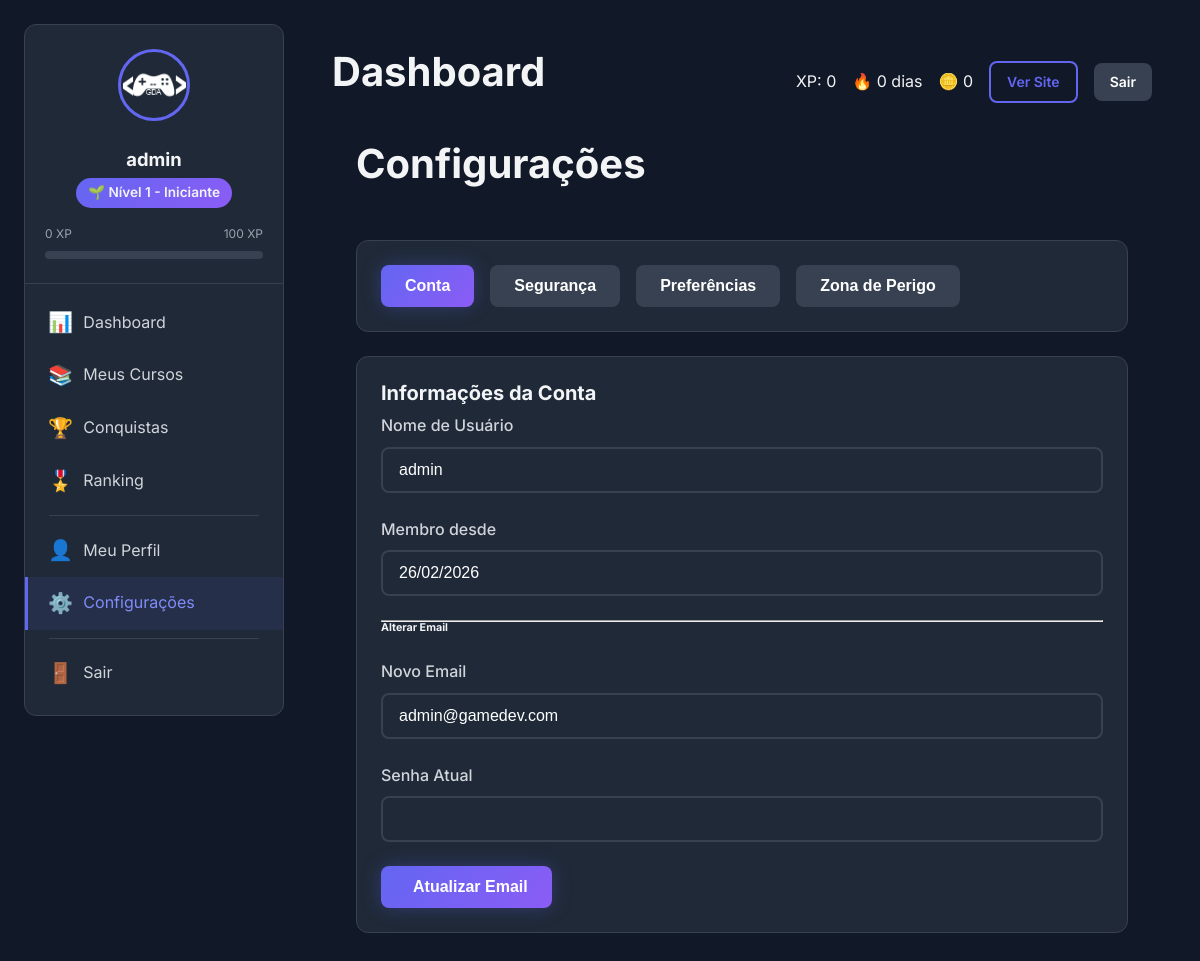
Screenshot of /user/settings.php (signed in) with the database file from the repository.
### tables this page shows
CREATE TABLE `users` (
    `id`                        INT UNSIGNED       NOT NULL AUTO_INCREMENT,
    `name`                      VARCHAR(100)       NOT NULL                          COMMENT 'Nome de exibição',
    `full_name`                 VARCHAR(200)       DEFAULT NULL                      COMMENT 'Nome completo',
    `first_name`                VARCHAR(100)       DEFAULT NULL                      COMMENT 'Primeiro nome',
    `last_name`                 VARCHAR(100)       DEFAULT NULL                      COMMENT 'Sobrenome',
    `username`                  VARCHAR(50)        NOT NULL                          COMMENT 'Username único',
    `email`                     VARCHAR(150)       NOT NULL                          COMMENT 'Email único para login',
    `password`                  VARCHAR(255)       NOT NULL                          COMMENT 'Hash bcrypt da senha',
    `role`                      ENUM('student','instructor','admin','super_admin')
                                                   NOT NULL DEFAULT 'student'        COMMENT 'Papel do usuário',
    `avatar`                    VARCHAR(500)       DEFAULT NULL                      COMMENT 'URL da foto de perfil',
    `bio`                       TEXT               DEFAULT NULL                      COMMENT 'Biografia',
    `phone`                     VARCHAR(20)        DEFAULT NULL                      COMMENT 'Telefone com DDD',
    `website`                   VARCHAR(255)       DEFAULT NULL                      COMMENT 'Site pessoal',
    `social_github`             VARCHAR(255)       DEFAULT NULL,
    `social_linkedin`           VARCHAR(255)       DEFAULT NULL,
    `social_twitter`            VARCHAR(255)       DEFAULT NULL,
    `social_youtube`            VARCHAR(255)       DEFAULT NULL,
    `specialization`            VARCHAR(255)       DEFAULT NULL                      COMMENT 'Área de especialização',
    `total_points`              INT UNSIGNED       NOT NULL DEFAULT 0                COMMENT 'Cache pontos gamificação',
    `xp_total`                  INT UNSIGNED       NOT NULL DEFAULT 0                COMMENT 'XP total do usuário',
    `coins`                     INT UNSIGNED       NOT NULL DEFAULT 0                COMMENT 'Moedas do usuário',
    `level`                     INT UNSIGNED       NOT NULL DEFAULT 1                COMMENT 'Nível atual do usuário',
    `streak_days`               INT UNSIGNED       NOT NULL DEFAULT 0                COMMENT 'Dias seguidos de atividade',
    `last_activity`             DATE               DEFAULT NULL                      COMMENT 'Data da última atividade',
    `email_verified_at`         TIMESTAMP          NULL DEFAULT NULL,
    `email_verification_token`  VARCHAR(100)       DEFAULT NULL,
    `password_reset_token`      VARCHAR(100)       DEFAULT NULL,
    `password_reset_expires`    TIMESTAMP          NULL DEFAULT NULL,
    `two_factor_secret`         VARCHAR(255)       DEFAULT NULL,
    `two_factor_enabled`        TINYINT(1)         NOT NULL DEFAULT 0,
    `last_login_at`             TIMESTAMP          NULL DEFAULT NULL,
    `last_login_ip`             VARCHAR(45)        DEFAULT NULL,
    `is_active`                 TINYINT(1)         NOT NULL DEFAULT 1,
    `status`                    ENUM('active','inactive','banned','pending')
                                                   NOT NULL DEFAULT 'active'        COMMENT 'Status do usuário',
    `preferences`               JSON               DEFAULT NULL,
    `created_at`                TIMESTAMP          NOT NULL DEFAULT CURRENT_TIMESTAMP,
    `updated_at`                TIMESTAMP          NOT NULL DEFAULT CURRENT_TIMESTAMP ON UPDATE CURRENT_TIMESTAMP,

    PRIMARY KEY (`id`),
    UNIQUE KEY `uk_users_email` (`email`),
    UNIQUE KEY `uk_users_username` (`username`),
    KEY `idx_users_role` (`role`),
    KEY `idx_users_active` (`is_active`),
    KEY `idx_users_status` (`status`),
    KEY `idx_users_created` (`created_at`),
    KEY `idx_users_points` (`total_points` DESC)
);

CREATE TABLE `levels` (
    `id`            INT UNSIGNED     NOT NULL AUTO_INCREMENT,
    `level_number`  INT UNSIGNED     NOT NULL,
    `title`         VARCHAR(50)      NOT NULL,
    `xp_required`   INT UNSIGNED     NOT NULL,
    `badge_icon`    VARCHAR(100)     DEFAULT NULL,
    `color`         VARCHAR(7)       NOT NULL DEFAULT '#6366f1',
    `perks`         TEXT             DEFAULT NULL,
    `created_at`    TIMESTAMP        NOT NULL DEFAULT CURRENT_TIMESTAMP,

    PRIMARY KEY (`id`),
    UNIQUE KEY `uk_level_number` (`level_number`),
    KEY `idx_levels_xp` (`xp_required`)
);

### user/settings.php (the view, shortened to what the rows shown need)
<?php
require_once __DIR__ . '/includes/header.php';
$pdo = getDBConnection();
$user_id = $_SESSION['user_id'] ?? null;
$stmt = $pdo->prepare("SELECT * FROM users WHERE id = ?");
$stmt->execute([$user_id]);
$user = $stmt->fetch(PDO::FETCH_ASSOC);
?>
    <div class="container">
        <div class="d-flex justify-content-between align-items-center mb-4">
            <h1 class="h3 mb-0"><i class="fas fa-cog text-primary me-2"></i>Configurações</h1>
        </div>
        <div id="tabAccount">
            <div class="card">
                <div class="card-body">
                    <div class="row">
                        <div class="col-md-6">
                            <div class="form-group">
                                <label class="form-label">Nome de Usuário</label>
                                <input type="text" value="<?= esc($user['username'] ?? '') ?>" class="form-control" disabled>
                            </div>
                        </div>
                        <div class="col-md-6">
                            <div class="form-group">
                                <label class="form-label">Membro desde</label>
                                <input type="text" value="<?= formatDate($user['created_at'] ?? '', 'd/m/Y') ?>" class="form-control" disabled>
                            </div>
                        </div>
                    </div>
                    <form method="POST">
                        <div class="row">
                            <div class="col-md-6">
                                <div class="form-group">
                                    <label for="email" class="form-label">Novo Email</label>
                                    <input type="email" id="email" name="email" value="<?= esc($user['email'] ?? '') ?>" class="form-control" required>
                                </div>
                            </div>
                        </div>
                    </form>
                </div>
            </div>
        </div>
    </div>
<?php require_once __DIR__ . '/includes/footer.php'; ?>

### user/includes/header.php (shortened to what the rows shown need)
<?php
require_once __DIR__ . '/../../config/database.php';
require_once __DIR__ . '/../../classes/Database.php';
require_once __DIR__ . '/../../classes/User.php';
require_once __DIR__ . '/../../classes/Auth.php';
require_once __DIR__ . '/../../classes/Course.php';
require_once __DIR__ . '/../../classes/Gamification.php';
require_once __DIR__ . '/../../includes/functions.php';
$auth = new Auth();
$auth->requireLogin();
$currentUser = $auth->getCurrentUser();
$userModel = new User();
$gamification = new Gamification();
$stats = $userModel->getStats($currentUser['id']);
$currentLevel = $userModel->getLevel($currentUser['xp_total']);
$progressToNext = $gamification->getProgressToNextLevel($currentUser['id']);
?>
<!DOCTYPE html>
<html lang="pt-BR">
<head>
    <link rel="stylesheet" href="<?= asset('css/main.css') ?>">
    <link rel="stylesheet" href="<?= asset('css/user.css') ?>">
</head>
<body>
    <div class="user-layout">
        <?php include __DIR__ . '/sidebar.php'; ?>
        <main class="user-main">
            <div class="user-header">
                <h1><?= $pageTitle ?? 'Dashboard' ?></h1>
                <div class="d-flex align-center gap-2">
                    <span>XP: <?= number_format($currentUser['xp_total']) ?></span>
                    <span>🔥 <?= $currentUser['streak_days'] ?> dias</span>
                    <span>🪙 <?= number_format($currentUser['coins']) ?></span>
                    <a href="<?= url() ?>" class="btn btn-sm btn-outline">Ver Site</a>
                    <a href="<?= url('logout.php') ?>" class="btn btn-sm btn-secondary">Sair</a>
                </div>
            </div>

### user/includes/sidebar.php (shortened to what the rows shown need)
<aside class="sidebar">
    <div class="sidebar-header">
        <img src="<?= getAvatar($currentUser['avatar']) ?>" alt="Avatar" class="sidebar-avatar">
        <div class="sidebar-username"><?= escape($currentUser['username']) ?></div>
        <div class="sidebar-level">
            <?= $currentLevel['badge_icon'] ?> Nível <?= $currentLevel['level_number'] ?> - <?= escape($currentLevel['title']) ?>
        </div>
        <div class="sidebar-xp-bar">
            <div class="sidebar-xp-info">
                <span><?= number_format($currentUser['xp_total']) ?> XP</span>
                <?php if (!$progressToNext['is_max_level']): ?>
                    <span><?= number_format($progressToNext['next_level_xp']) ?> XP</span>
                <?php else: ?>
                    <span>MAX</span>
                <?php endif; ?>
            </div>
            <div class="progress">
            </div>
        </div>
    </div>
</aside>

### rows the page displays
users: username "admin", xp_total "0", streak_days "0", coins "0", created_at "26/02/2026", email "admin@gamedev.com"
levels: badge_icon "🌱", level_number "1", title "Iniciante"

### other values shown
$progressToNext['next_level_xp'] "100"
$pageTitle "Dashboard"
